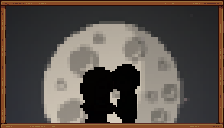

Tiled map render using the project's own tile images. Description and the whole map definition, tile-layer contents included, below:
An orthogonal 14x8 tile map with 16x16 px tiles, 5 tile layers (Back, Buildings, Paths, Front, ...).

<map version="1.10" tiledversion="1.10.2" orientation="orthogonal" renderorder="right-down" width="14" height="8" tilewidth="16" tileheight="16" infinite="0" nextlayerid="11" nextobjectid="1">
 <tileset firstgid="1" name="HaleyKissPicMale" tilewidth="16" tileheight="16" tilecount="112" columns="14">
  <image source="HaleyKissPicMale.png" width="224" height="128" />
 </tileset>
 <layer id="1" name="Back" width="14" height="8">
  <data encoding="csv">
1,2,3,4,5,6,7,8,9,10,11,12,13,14,
15,16,17,18,19,20,21,22,23,24,25,26,27,28,
29,30,31,32,33,34,35,36,37,38,39,40,41,42,
43,44,45,46,47,48,49,50,51,52,53,54,55,56,
57,58,59,60,61,62,63,64,65,66,67,68,69,70,
71,72,73,74,75,76,77,78,79,80,81,82,83,84,
85,86,87,88,89,90,91,92,93,94,95,96,97,98,
99,100,101,102,103,104,105,106,107,108,109,110,111,112
</data>
 </layer>
 <objectgroup id="2" name="Back" />
 <layer id="3" name="Buildings" width="14" height="8">
  <data encoding="csv">
0,0,0,0,0,0,0,0,0,0,0,0,0,0,
0,0,0,0,0,0,0,0,0,0,0,0,0,0,
0,0,0,0,0,0,0,0,0,0,0,0,0,0,
0,0,0,0,0,0,0,0,0,0,0,0,0,0,
0,0,0,0,0,0,0,0,0,0,0,0,0,0,
0,0,0,0,0,0,0,0,0,0,0,0,0,0,
0,0,0,0,0,0,0,0,0,0,0,0,0,0,
0,0,0,0,0,0,0,0,0,0,0,0,0,0
</data>
 </layer>
 <objectgroup id="4" name="Buildings" />
 <layer id="5" name="Paths" width="14" height="8">
  <data encoding="csv">
1,2,3,4,5,6,7,8,9,10,11,12,13,14,
15,16,17,18,19,20,21,22,23,24,25,26,27,28,
29,30,31,32,33,34,35,36,37,38,39,40,41,42,
43,44,45,46,47,48,49,50,51,52,53,54,55,56,
57,58,59,60,61,62,63,64,65,66,67,68,69,70,
71,72,73,74,75,76,77,78,79,80,81,82,83,84,
85,86,87,88,89,90,91,92,93,94,95,96,97,98,
99,100,101,102,103,104,105,106,107,108,109,110,111,112
</data>
 </layer>
 <objectgroup id="6" name="Paths" />
 <layer id="7" name="Front" width="14" height="8">
  <data encoding="csv">
0,0,0,0,0,0,0,0,0,0,0,0,0,0,
0,0,0,0,0,0,0,0,0,0,0,0,0,0,
0,0,0,0,0,0,0,0,0,0,0,0,0,0,
0,0,0,0,0,0,0,0,0,0,0,0,0,0,
0,0,0,0,0,0,0,0,0,0,0,0,0,0,
0,0,0,0,0,0,0,0,0,0,0,0,0,0,
0,0,0,0,0,0,0,0,0,0,0,0,0,0,
0,0,0,0,0,0,0,0,0,0,0,0,0,0
</data>
 </layer>
 <objectgroup id="8" name="Front" />
 <layer id="9" name="AlwaysFront" width="14" height="8">
  <data encoding="csv">
0,0,0,0,0,0,0,0,0,0,0,0,0,0,
0,0,0,0,0,0,0,0,0,0,0,0,0,0,
0,0,0,0,0,0,0,0,0,0,0,0,0,0,
0,0,0,0,0,0,0,0,0,0,0,0,0,0,
0,0,0,0,0,0,0,0,0,0,0,0,0,0,
0,0,0,0,0,0,0,0,0,0,0,0,0,0,
0,0,0,0,0,0,0,0,0,0,0,0,0,0,
0,0,0,0,0,0,0,0,0,0,0,0,0,0
</data>
 </layer>
 <objectgroup id="10" name="AlwaysFront" />
</map>
